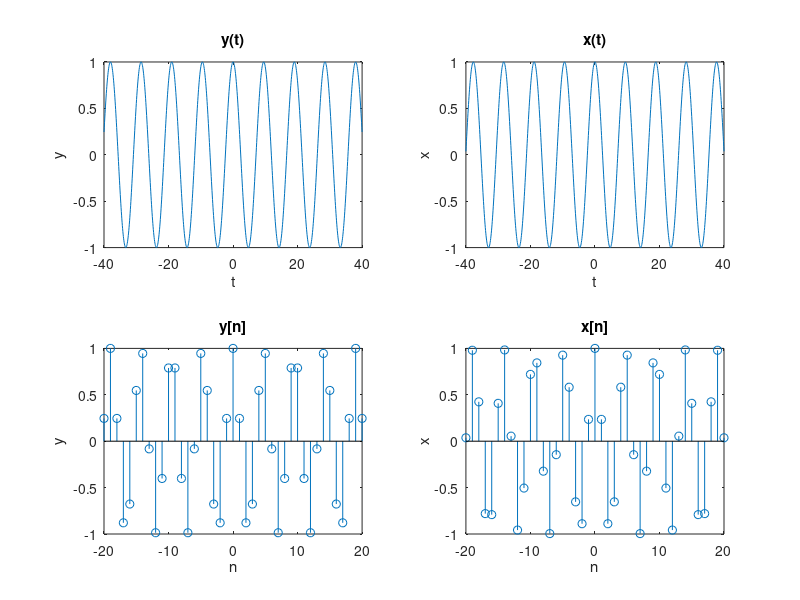

This figure's MATLAB source:
t=linspace(-40,40,1000);
n=-20:20;

x_of_t=cos(2*t/3);
y_of_t=cos(8*pi*t/38);

x_of_n=cos(2*(2*n)/3);
y_of_n=cos(8*pi*(2*n)/38);

subplot(2, 2, 1);plot(t,y_of_t);
title('y(t)');xlabel('t');ylabel('y');
subplot(2, 2, 2);plot(t,x_of_t);
title('x(t)');xlabel('t');ylabel('x');

subplot(2, 2, 3);stem(n,y_of_n);
title('y[n]');xlabel('n');ylabel('y');
subplot(2, 2, 4);stem(n,x_of_n);
title('x[n]');xlabel('n');ylabel('x');
% x[n] is not periodic


% y[n] is periodic its period = 19 seconds 
% nearly two cycles are in one period